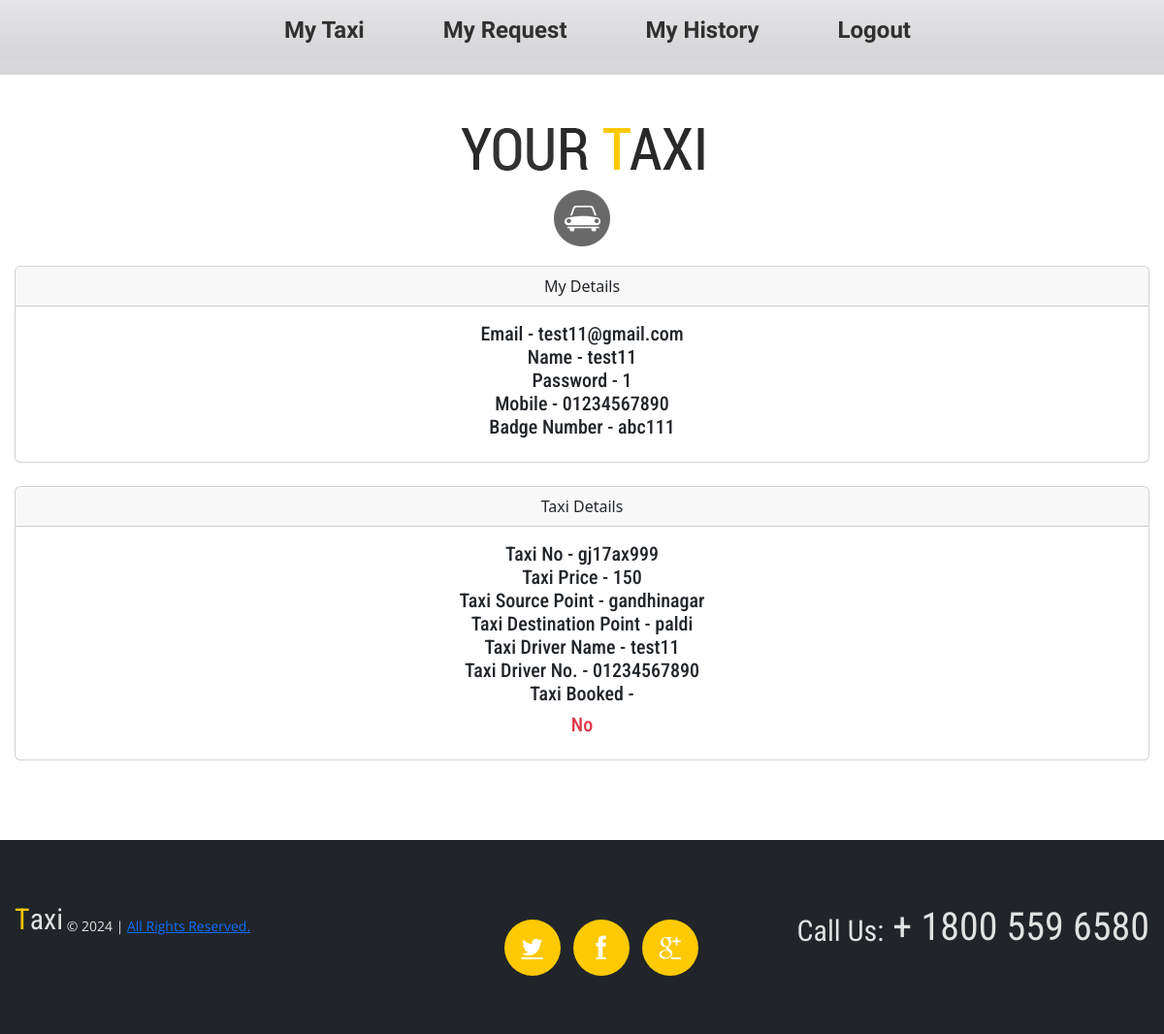
Page /driver/ (signed in) on the committed database.
### app1/models.py (models this page shows, shortened)
class DriverRegisteration(models.Model):
    name=models.CharField(max_length=30,null=True)
    mobile=models.CharField(max_length=30,null=True)
    email=models.EmailField()
    password=models.CharField(max_length=30,null=True)
    badge_number=models.CharField(max_length=20,unique=True,null=True)

class TaxiDetails(models.Model):
    taxi_no=models.CharField(max_length=15,null=True)
    driver=models.ForeignKey(DriverRegisteration,on_delete=models.CASCADE)
    source=models.CharField(max_length=40,null=True)
    destination=models.CharField(max_length=40,null=True)
    price=models.IntegerField(null=True)
    is_booked=models.BooleanField(default=False)
    is_accepted=models.BooleanField(default=False)

### app1/views.py (the view)
# urls.py: path('driver/',DriverDetails,name='driver'),
def DriverDetails(request):
    if 'email' in request.session.keys():
        try:
            driver= DriverRegisteration.objects.get(email=request.session['email'])
            taxi= TaxiDetails.objects.get(driver=driver)
            return render(request,'mydetails.html',{'driver':driver,'taxi':taxi})
        except:
                return HttpResponse('<h1>wait for admin add taxi for you</h1>')
    else:
        return redirect('driversignin')

### app1/templates/mydetails.html
{% extends 'driver_base.html' %}
{% load static %}
{% block body %}
<div class="content">
				<div class="container_12">
					<div class="grid_12">
                      <div class="card text-center">
                          <div class="card-header">My Details</div>
                          <div class="card-body">
                          <h5 class="card-title">
                              Email - {{driver.email }}<br>
                              Name - {{ driver.name }}<br>
                              Password - {{ driver.password }}<br>
                              Mobile - {{ driver.mobile }}<br>
                              Badge Number - {{ driver.badge_number }}<br>
                          </h5>
                          </div>
                      </div>
                      <div class="card text-center mt-4">
                          <div class="card-header">Taxi Details</div>
                          <div class="card-body">
                          <h5 class="card-title">
                              Taxi No - {{ taxi.taxi_no }}<br>
                              Taxi Price - {{ taxi.price }}<br>
                              Taxi Source Point - {{ taxi.source }}<br>
                              Taxi Destination Point - {{ taxi.destination }}<br>
                              Taxi Driver Name - {{ taxi.driver.name }}<br>
                              Taxi Driver No. - {{ taxi.driver.mobile }}<br>
                              {% if taxi.is_accepted %}
                                Taxi Booked - <h5 class="text-success">Yes</h5>
                              {% else %}
                                Taxi Booked - <h5 class="text-danger">No</h5>
                              {% endif %}
                          </h5>
                          </div>
                      </div>
                    </div>
                </div>
</div>
{% endblock %}

### app1/static/css/style.css (style rules this page uses)
html { width: 100%; }
* { -webkit-text-size-adjust: none; }
body { position: relative; background-color: #4a4a4a; color: #878787; font: 14px/20px 'Open Sans', sans-serif; }
h1, h2, h3, h4, h5, h6 { font-weight: normal; color: #3e454c; font-family: 'Roboto Condensed', sans-serif; }
.content { padding-bottom: 113px; }
.page1 .content { padding-bottom: 82px; }

### app1/static/css/grid.css (style rules this page uses)
body { min-width: 1200px; }
.container_12 { margin-left: auto; margin-right: auto; width: 1200px; }
.grid_1, .grid_2, .grid_3, .grid_4, .grid_5, .grid_6, .grid_7, .grid_8, .grid_9, .grid_10, .grid_11, .grid_12 { display:inline; float: left; position: relative; margin-left: 15px; margin-right: 15px; }
.container_12 .grid_12 { width:1170px; }

### rows in the picture
DriverRegisteration: email "test11@gmail.com", name "test11", password "1", mobile "01234567890", badge_number "abc111"
TaxiDetails: taxi_no "gj17ax999", price "150", source "gandhinagar", destination "paldi", driver.name "test11", driver.mobile "01234567890"
